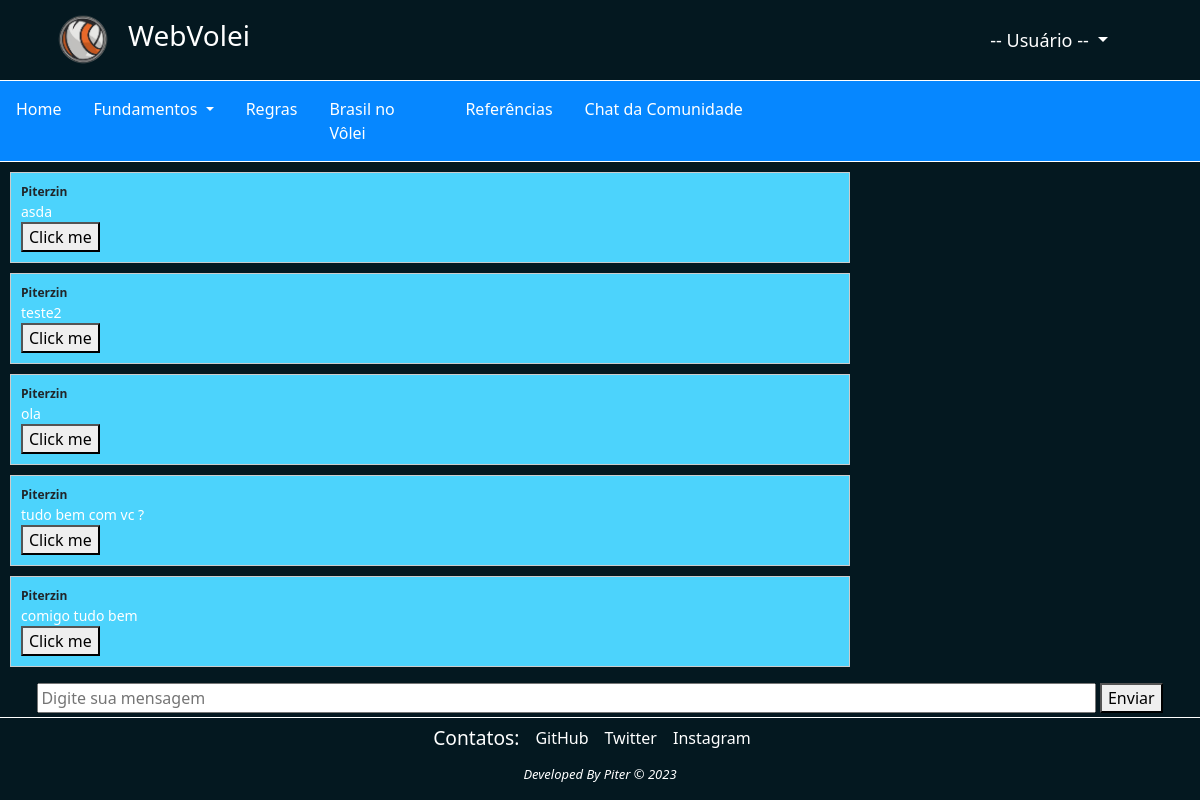
Before: /openChat/ (signed in) with the older database file.
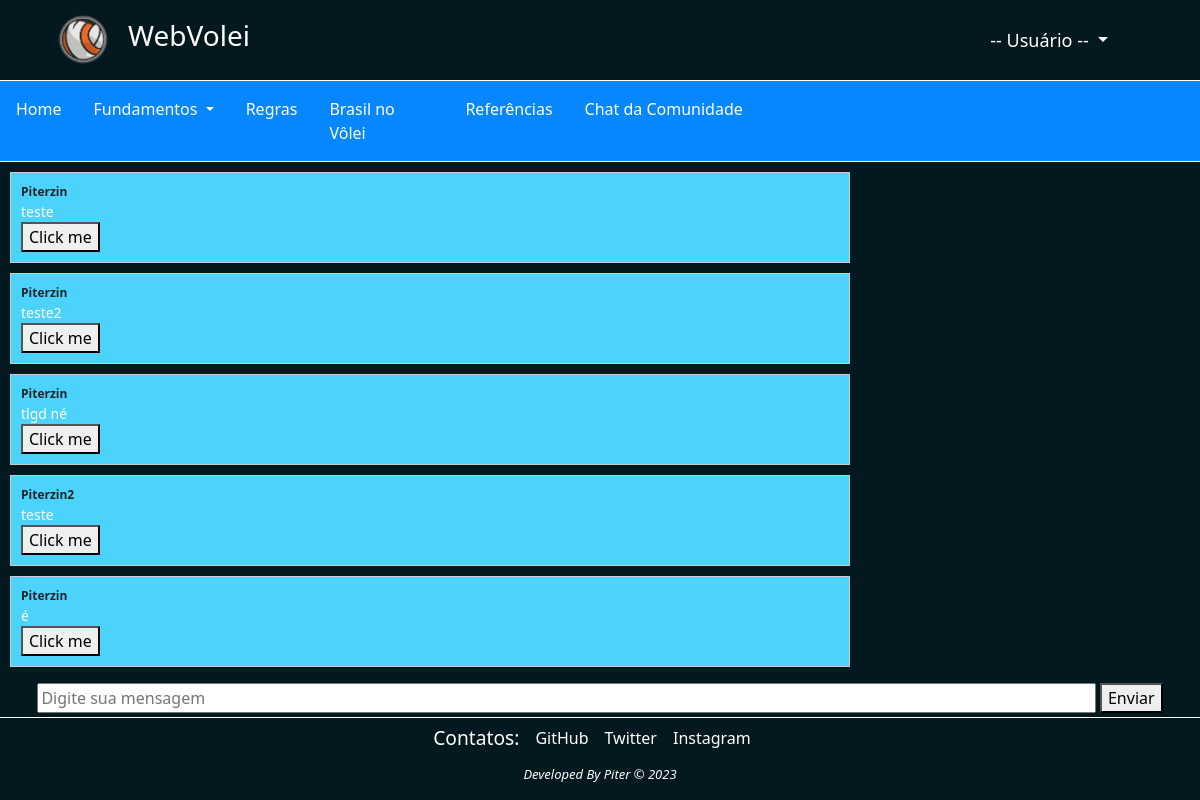
After: the same page with the newer database file.
### Entrada/models.py (models this page shows, shortened)
class Mensage(models.Model):
    id = models.AutoField(primary_key=True)
    mensage = models.CharField(max_length=400, blank=True)
    id_user = models.CharField(max_length=150, blank=True)
    key = models.ForeignKey("self", related_name="self", on_delete=models.CASCADE, null=True, blank=True)

### Entrada/views.py (the view)
# urls.py: path('openChat/', views.openChat, name="openChat"),
@login_required(login_url="openLogin")
def openChat(request):
    mensages = Mensage.objects.all()
    return render(request,'chat.html',{"caso1": True, "mensagens": mensages})

### Entrada/templates/chat.html (shortened to what this page needs)
<!DOCTYPE html>
<html lang="pt-br">
<head>
    <link href="https://cdn.jsdelivr.net/npm/bootstrap@5.3.1/dist/css/bootstrap.min.css" rel="stylesheet"
>
    <link rel="stylesheet" href="https://cdn.jsdelivr.net/npm/bootstrap-icons@1.10.5/font/bootstrap-icons.css">
    <link rel="stylesheet" href="../static/css/css-Chat.css">
</head>
<body>
    <div class="barra container-fluid d-flex">
      <img class="img-navbar d-inline-block" src="../static/img/Volleyball-logo.png" width="30" height="30" alt="">
      <h3 class="text-white fw-light ms-3">WebVolei</h3>
      <div class="login container-fluid" style="margin-right: 60px;">
        <li class="nav-item dropdown d-flex align-items-center">
          <a class="nav-item nav-link dropdown-toggle text-white"  href="#" id="navbarDropdown" role="button" data-bs-toggle="dropdown" aria-expanded="false">
            -- Usuário --
          </a>
        </li>
      </div>
    </div>
    <nav class="navbar navbar-expand-lg navbar-light p-0">
      <div class="barra1 container-fluid">
        <div class="collapse navbar-collapse" id="navbarScroll">
          <ul class="linha container-fluid navbar-nav me-auto my-lg-0 navbar-nav-scroll" style="--bs-scroll-height: 300px;">
            <li class="nav-item">
              <a class="nav-item nav-link text-white" href="../Voleibol.html">Home</a>
            </li>
            <li class="nav-item dropdown">
              <a class="nav-item nav-link dropdown-toggle me-1 text-white"  href="#" id="navbarDropdown" role="button" data-bs-toggle="dropdown" aria-expanded="false">
                Fundamentos
              </a>
            </li>
            <li class="nav-item">
              <a class="nav-item nav-link text-white" href="{% url 'openRegras' %}">Regras</a>
            </li>
            <li class="nav-item">
              <a class="nav-item nav-link text-white" href="#" style="width: 120px;">Brasil no Vôlei</a>
            </li>
            <li class="nav-item">
              <a class="nav-item nav-link text-white" href="#">Referências</a>
            </li>
            <li class="nav-item">
                <a class="nav-item nav-link text-white" href="#" style="width: 180px;">Chat da Comunidade</a>
            </li>
            <div id="form" class="container-xxl justify-content-end">
           </div>
          </ul>
        </div>
      </div>
    </nav>
    {% for i in mensagens %}
    <div class="chat-message container-fluid">
        <div class="user-name" id="user{{i.id_user}}">{{ i.id_user }}</div>
        <div class="message-content">{{ i.mensage }}</div>
        <button id="textosMensage" name="{{i.id_user}}" class="Reply-link">Click me</button>
    </div>
    {% endfor %}
    <form class="container-fluid text-center mb-1 mt-3" action="{% url 'mandar_msg' %}" method="post">
      <input class="" name="msg" type="text" id="mensagem" placeholder="Digite sua mensagem">
      <button class="" type="submit">Enviar</button>
    </form>
    <footer class="container-fluid">
      <div class="text-white fw-light">
          <div class="text-center">
            <div class="text-center d-flex justify-content-center">
              <div class="me-3 mt-2"><h5 style="font-size: larger;">Contatos: </h5></div>
              <div class="me-3 mt-2"><a href="https://github.com/IceyPiter"> GitHub</a></div>
              <div class="me-3 mt-2"><a href="https://twitter.com/MoraesMichalski?t=QQjbt5rUnsjlaBzuRChZ4g&s=09"> Twitter</a></div>
              <div class="me-3 mt-2"><a href="https://instagram.com/dpedromichalski?utm_source=qr&iqshid=MzNINGNkZWQ4Mg%3D%3D"> Instagram</a></div>
            </div>
            <h5 style="font-size:13px; font-style: oblique; font-weight: lighter; margin-top: 10px;">Developed By Piter &#169 2023</h5>
          </div>
      </div>
    </footer>
  </body>
</html>

### Entrada/static/css/css-Chat.css (style rules this page uses)
:root { --corPrin: #041820; --fontPrin: 'Quicksand', sans-serif; --corSec: #263e7460; --navbar-color: #ffffff; }
body { background-color: var(--corPrin); }
footer { height: 70px; border-top: 1px solid white; background-color: #041820; }
a { text-decoration: none; color: white; }
.nav-item { margin: 4px; }
.linha { border-top: 1px solid white; border-bottom: 1px solid white; background-color: #0687ff; padding: 0px 0px 0px 0px; }
.img-navbar { display: flex; margin-top: 10px; margin-left: 40px; margin-bottom: 10px; width: 60px; height: 60px; }
.login { display: flex; justify-content: end; align-items: center; font-size: 18px; }
.barra { display: flex; align-items: center; }
.barra1 { padding: 0px 0px 0px 0px; }
.chat-message { border: 1px solid #ccc; margin: 10px; padding: 10px; width: 70%; background-color: #4cd3fc; }
.user-name { font-weight: bold; font-size: 12px; }
.message-content { font-size: 14px; color: white; }
form { align-items: center; }
#mensagem { width: 90%; }

Changed rows visible on the page:
removed Mensage: id_user "Piterzin", mensage "asda"
removed Mensage: id_user "Piterzin", mensage "ola"
removed Mensage: id_user "Piterzin", mensage "tudo bem com vc ?"
removed Mensage: id_user "Piterzin", mensage "comigo tudo bem"
added Mensage: id_user "Piterzin", mensage "teste"
added Mensage: id_user "Piterzin", mensage "tlgd né"
added Mensage: id_user "Piterzin2", mensage "teste"
added Mensage: id_user "Piterzin", mensage "é"
